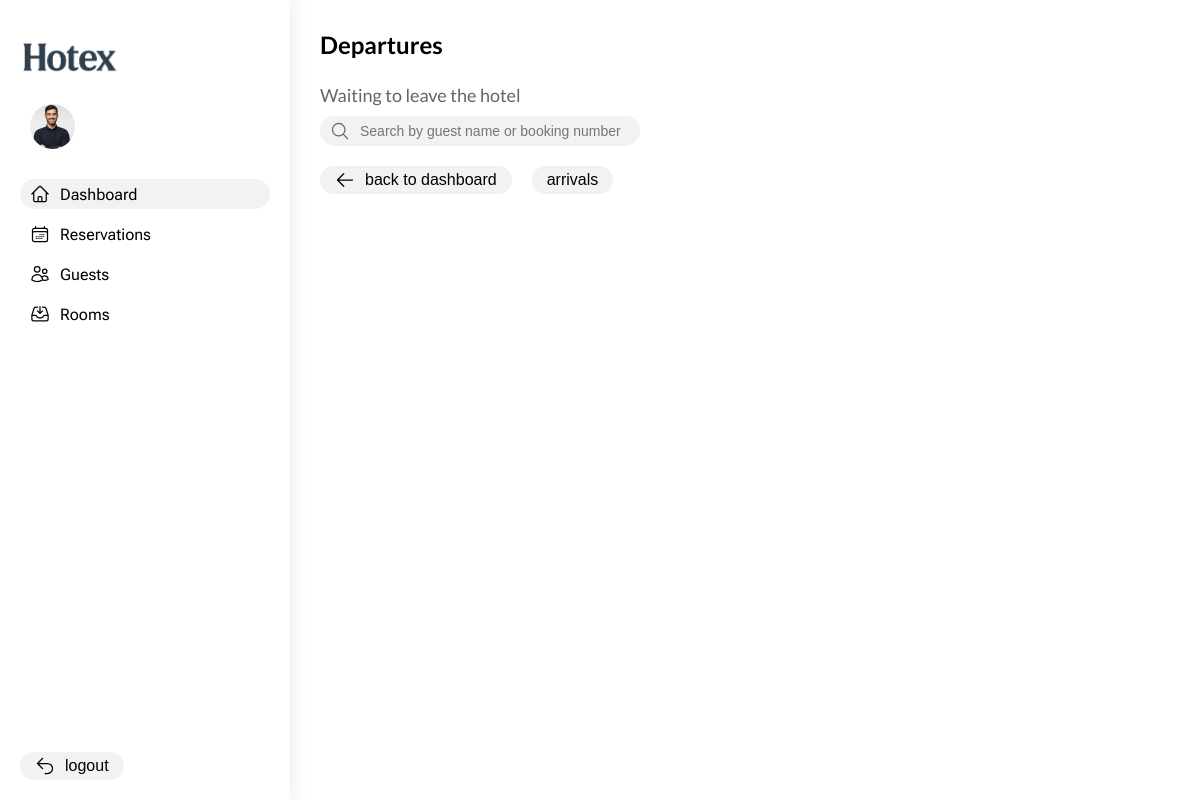
Before: /departures/ with the older database file.
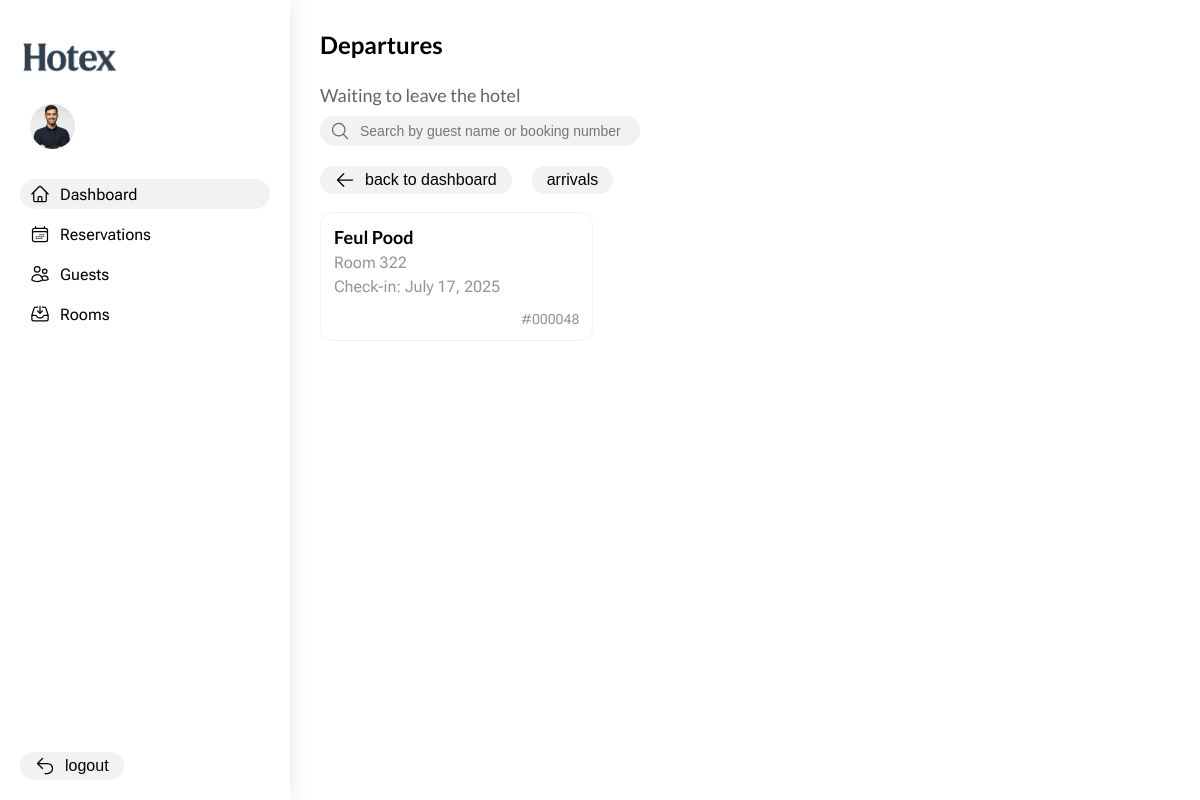
After: the same page with the newer database file.
### hotex_app/models.py (models this page shows, shortened)
class Reservation(models.Model):
  id = models.AutoField(primary_key=True)
  guest = models.ForeignKey(Guest, on_delete=models.CASCADE)
  room = models.ForeignKey(Room, on_delete=models.CASCADE)
  check_in = models.DateField()
  check_out = models.DateField()

class Guest(models.Model):
  objects = models.Manager()
  id = models.AutoField(primary_key=True)
  name = models.CharField(max_length=120)
  email = models.EmailField()
  phone = models.CharField(max_length=11)
  preference = models.TextField()

class Room(models.Model):
  objects = models.Manager()
  id = models.AutoField(primary_key=True)
  number = models.CharField(max_length=100)
  type = models.CharField(max_length=10, choices=room_types)
  building = models.ForeignKey(Building, on_delete=models.CASCADE)
  floor = models.IntegerField(default=1)
  beds = models.IntegerField(default=1)
  persons = models.IntegerField(default=2)

### hotex_app/views/dashboard.py (the view)
def departures_page(request):
  departures = Reservation.objects.filter(check_out=datetime.now())
  search = request.GET.get('search', None)
  if search:
    departures = departures.filter(
      Q(guest__name__icontains=search) |
      Q(id__contains=search)
    )
  return (render(
    request,
    'departures.html',
    {
      'user': request.user,
      'title': 'Departures',
      'current_path': request.path,
      'departures': departures,
      'query_params': {
        'search': search or ''
      }
    }
  ))

### hotex_app/templates/departures.html (shortened to what this page needs)
{% extends "layout.html" %}
{% load static %}
{% block styles %}
    <link rel="stylesheet" href="{% static 'css/dashboard.css' %}">
{% endblock %}
{%  block content %}
    <main class="main_content">
        <h1 class="title">Departures</h1>
        <h3 class="subtitle">Waiting to leave the hotel</h3>
        <div class="input input--search">
            <img src="{% static 'images/icons/search.svg' %}" alt="search" class="input__icon">
            <input
                type="text"
                placeholder="Search by guest name or booking number"
                class="input__field input__field--search"
                id="search"
                value="{{ query_params.search }}"
            >
        </div>
        <div class="topbar">
            <div class="topbar__actions">
                <button class="button" type="button" onclick="window.location.href='{% url 'dashboard' %}'">
                    <img src="{% static 'images/icons/arrow-left.svg' %}" alt="back" class="button__icon">
                    <p class="button__text">back to dashboard</p>
                </button>
                <button class="button" type="button" onclick="window.location.href='{% url 'arrivals' %}'">
                    <p class="button__text">arrivals</p>
                </button>
            </div>
        </div>
        <article class="departures_content">
            {% for departure in departures %}
                {% include "blocks/departure_card.html" %}
            {% endfor %}
        </article>
    </main>
{% endblock %}

### hotex_app/templates/blocks/departure_card.html
<div class="arrival_card">
    <h5 class="card__title">{{ departure.guest.name }}</h5>
    <p class="card__description">Room {{ departure.room.number }}</p>
    <p class="card__description">Check-in: {{ departure.check_in }}</p>
    <span class="card__id">#{{ departure.id|stringformat:"06d" }}</span>
</div>

Changed rows visible on the page:
added Reservation: guest.name "Feul Pood", room.number "322", check_in "July 17, 2025", id "000048"
